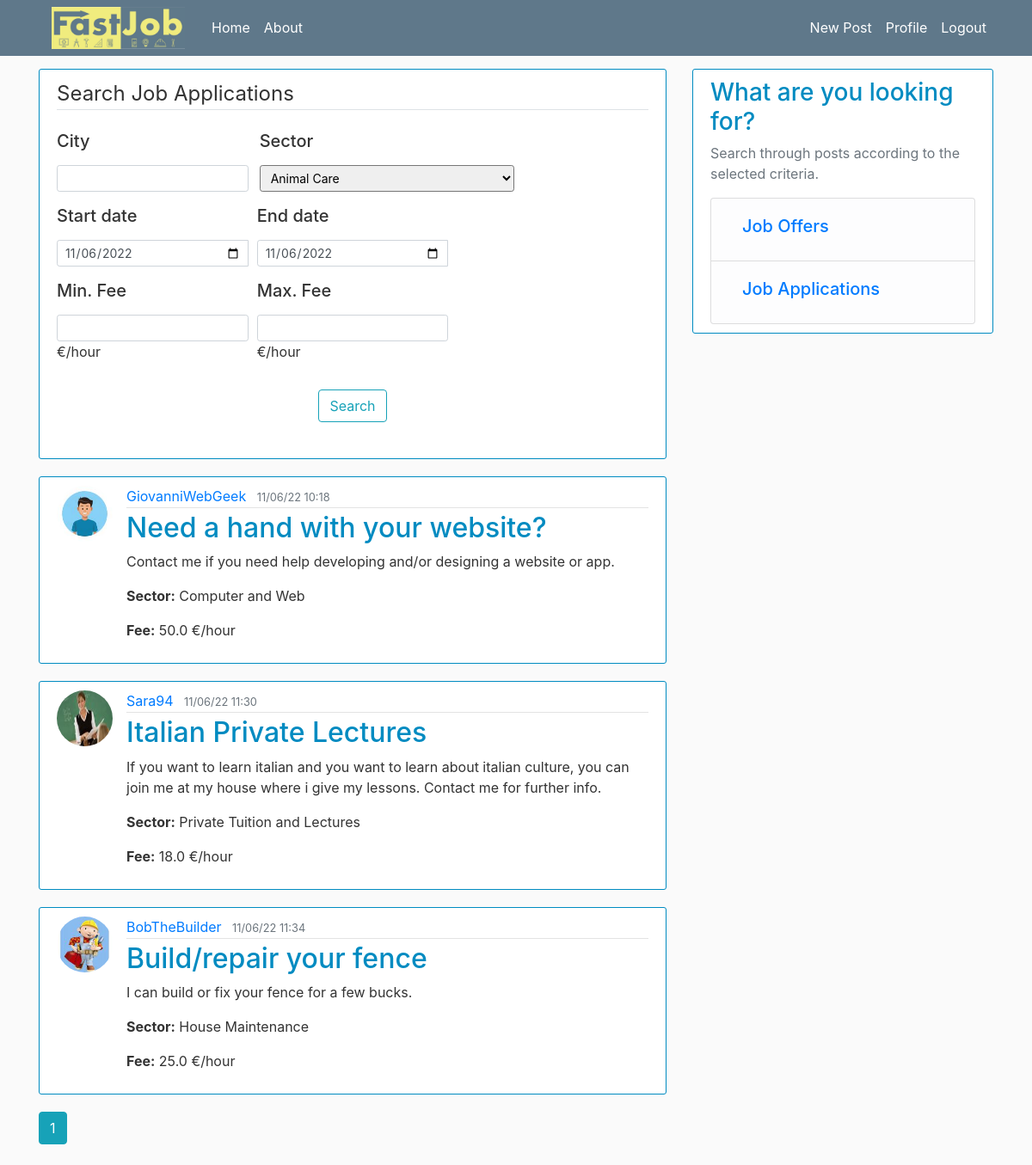
Screenshot of /applications (signed in) with the database file from the repository.
### fastjob/models.py (models this page shows, shortened)
class Post(db.Model):
    id = db.Column(db.Integer, primary_key=True)
    title = db.Column(db.String(100), nullable=False)
    date_posted = db.Column(db.DateTime, nullable=False, default=dt.utcnow)
    date_job = db.Column(db.Date, nullable=False, default=dt.utcnow)
    content = db.Column(db.Text, nullable=False)
    type = db.Column(db.String(20), nullable=False)
    sector = db.Column(db.String(20), nullable=False)
    price = db.Column(db.Float(12), nullable=False)
    city = db.Column(db.String(20), nullable=False)
    address = db.Column(db.String(100), nullable=False, default='')
    available = db.Column(db.Boolean, nullable=True, default=True)
    post_author_id = db.Column(db.Integer, db.ForeignKey("user.id"))
    post_author = db.relationship("User", back_populates="user_posts")
    post_bookings = db.relationship("Booking", back_populates="booking_post")
    post_comments = db.relationship('Comment', back_populates="comment_post")

class User(db.Model, UserMixin):
    id = db.Column(db.Integer, primary_key=True)
    username = db.Column(db.String(20), unique=True, nullable=False)
    name = db.Column(db.String(20), nullable=False)
    registration_date = db.Column(db.DateTime, nullable=False, default=dt.utcnow)
    email = db.Column(db.String(120), unique=True, nullable=False)
    password = db.Column(db.String(60), nullable=False)
    about_me = db.Column(db.Text, nullable=True)
    phone_num = db.Column(db.String(20), nullable=True)
    paypal_link = db.Column(db.String(40), nullable=True)
    image_file = db.Column(db.String(120), nullable=False, default='default.jpg')
    cv_file = db.Column(db.String(120), nullable=True)
    moderator = db.Column(db.Boolean, nullable=False, default=False)
    user_posts = db.relationship("Post", back_populates="post_author")
    user_bookings = db.relationship("Booking", back_populates="booking_author")
    user_comments = db.relationship('Comment', back_populates="comment_author")
    feedbacks_posted = db.relationship('Feedback', back_populates="feedback_author")
    feedbacks_received = db.relationship('Feedback', back_populates="feedback_receiver")
    """
    # DEPRECATED since v2.00 of 'itsdangerous' package
    def get_reset_token(self, expires_sec=1800):
    s = Serializer(current_app.config['SECRET_KEY'], expires_sec)
    return s.dumps({'user_id': self.id}).decode('utf-8')

    @staticmethod
    def verify_reset_token(token):
        s = Serializer(current_app.config['SECRET_KEY'])
        try:
            user_id = s.loads(token)['user_id']
        except:
            return None
        return User.query.get(user_id)
        """
    def get_reset_token(self, expiration=1800):
        reset_token = jwt.encode(
            {
                "confirm": self.id,
                "exp": datetime.datetime.now(tz=datetime.timezone.utc)
                       + datetime.timedelta(seconds=expiration)
            },
            current_app.config['SECRET_KEY'],
            algorithm="HS256"
        )
        return reset_token
    @staticmethod
    def verify_reset_token(self, token):
        try:
            data = jwt.decode(
                token,
                current_app.config['SECRET_KEY'],
                leeway=datetime.timedelta(seconds=10),
                algorithms=["HS256"]
            )
        except:
            return False
        if data.get('confirm') != self.id:
            return False
        self.confirmed = True
        db.session.add(self)
        return True

### fastjob/posts/routes.py (the view, shortened to what this page needs)
@posts.route("/applications", methods=['GET', 'POST'])
@login_required
def applications():
    form = SearchForm()
    page = request.args.get('page', 1, type=int)
    posts = Post.query.filter_by(type='application', available=True).paginate(page=page, per_page=5)
    form.start_datejob.data = datetime.utcnow()
    form.end_datejob.data = datetime.utcnow()
    return render_template('posts_applications.html', title='Job Applications', posts=posts, form=form)

### fastjob/models.py (called while the page is built)
@login_Manager.user_loader
def load_user(user_id):
    return User.query.get(int(user_id))

### fastjob/templates/posts_applications.html (shortened to what this page needs)
{% extends 'layout.html' %}
{% block content %}
    <div class="content-section">
            <form method="POST" action="">
                    <fieldset class="form-group">
                        <legend class="border-bottom mb-4">Search Job Applications</legend>
                        <div class="form-row">
                            <div class="form-group col-md-4">
                                <p class="h5">{{ form.city.label(class="form-control-label") }}</p>
                                {% if form.city.errors %}
                                    {{ form.city(class="form-control form-control-sm is-invalid") }}
                                    <div class="invalid-feedback">
                                        {% for error in form.city.errors %}
                                            <span>{{ error }}</span>
                                        {% endfor %}
                                    </div>
                                {% else %}
                                    {{ form.city(class="form-control form-control-sm") }}
                                {% endif %}
                            </div>
                            <div class="form-group col-md-4 pl-2">
                                <p class="h5">{{ form.sector.label(class="form-control-label") }}</p>
                                {% if form.sector.errors %}
                                {{ form.sector(class="form-check-sm is-invalid") }}
                                <div class="invalid-feedback">
                                    {% for error in form.sector.errors %}
                                        <span>{{ error }}</span>
                                    {% endfor %}
                                </div>
                                {% else %}
                                    {{ form.sector(class="form-control-sm") }}
                                {% endif %}
                            </div>
                        </div>
                        <div class="form-row">
                            <div class="form-group col-md-4">
                                <p class="h5">{{ form.start_datejob.label(class="form-control-label") }}</p>
                                {% if form.start_datejob.errors %}
                                    {{ form.start_datejob(class="form-control form-control-sm is-invalid") }}
                                    <div class="invalid-feedback">
                                        {% for error in form.start_datejob.errors %}
                                            <span>{{ error }}</span>
                                        {% endfor %}
                                    </div>
                                {% else %}
                                     <div class="input-group date" data-provide="datepicker">
                                        {{ form.start_datejob(class="form-control form-control-sm") }}
                                     </div>
                                {% endif %}
                            </div>
                            <div class="form-group col-md-4">
                                <p class="h5">{{ form.end_datejob.label(class="form-control-label") }}</p>
                                {% if form.end_datejob.errors %}
                                    {{ form.end_datejob(class="form-control form-control-sm is-invalid") }}
                                    <div class="invalid-feedback">
                                        {% for error in form.end_datejob.errors %}
                                            <span>{{ error }}</span>
                                        {% endfor %}
                                    </div>
                                {% else %}
                                     <div class="input-group date" data-provide="datepicker">
                                        {{ form.end_datejob(class="form-control form-control-sm") }}
                                     </div>
                                {% endif %}
                            </div>
                        </div>
                        <div class="form-row">
                            <div class="form-group col-md-4">
                                <p class="h5">{{ form.min_price.label(class="form-control-label") }}</p>
                                {% if form.min_price.errors %}
                                    {{ form.min_price(class="form-control form-control-sm is-invalid") }}
                                    <div class="invalid-feedback">
                                        {% for error in form.min_price.errors %}
                                            <span>{{ error }}</span>
                                        {% endfor %}
                                    </div>
                                {% else %}
                                    <p>{{ form.min_price(class="form-control form-control-sm") }} €/hour</p>
                                {% endif %}
                            </div>
                            <div class="form-group col-md-4">
                                <p class="h5">{{ form.max_price.label(class="form-control-label") }}</p>
                                {% if form.max_price.errors %}
                                    {{ form.max_price(class="form-control form-control-sm is-invalid") }}
                                    <div class="invalid-feedback">
                                        {% for error in form.max_price.errors %}
                                            <span>{{ error }}</span>
                                        {% endfor %}
                                    </div>
                                {% else %}
                                    <p>{{ form.max_price(class="form-control form-control-sm") }}€/hour</p>
                                {% endif %}
                            </div>
                        </div>
                        <div class="form-group">
                            <blockquote class="blockquote text-center">
                                <p>{{ form.submit(class="btn btn-outline-info") }}</p>
                            </blockquote>
                        </div>
                    </fieldset>
            </form>
    </div>
    {% if posts.total == 0 %}
        <blockquote class="blockquote text-center">
            <p> No posts have been found.</p>
        </blockquote>
    {% elif posts.total != 0 %}
        {% for post in posts.items %}
            <article class="media content-section">
                <img class="rounded-circle article-img" src="{{ url_for('static', filename='profile_pics/' + post.post_author.image_file) }}">
                <div class="media-body">
                    <div class="article-metadata">
                        <a class="mr-2" href="{{ url_for('users.user_posts', user_id=post.post_author.id) }}">{{ post.post_author.username }}</a>
                        <small class="text-muted">{{ post.date_posted.strftime("%x  %H:%M") }}</small>
                    </div>
                    <h2><a class="article-title" href="{{ url_for('posts.post', post_id=post.id) }}">{{ post.title }}</a></h2>
                    <p class="article-content">{{ post.content }}</p>
                    <p class="article-content"><span class="font-weight-bold">Sector:</span> {{ post.sector }}</p>
                    <p class="article-content"><span class="font-weight-bold">Fee:</span> {{ post.price }} €/hour</p>
            </div>
            </article>
        {% endfor %}
        {% for page_num in posts.iter_pages(left_edge=1, right_edge=1, left_current=1, right_current=2) %}
            {% if page_num %}
                {% if posts.page == page_num %}
                    <a class="btn btn-info mb-4" href="{{ url_for('posts.applications', page=page_num) }}">{{ page_num }}</a>
                {% else %}
                     <a class="btn btn-outline-info mb-4" href="{{ url_for('posts.applications', page=page_num) }}">{{ page_num }}</a>
                {% endif %}
            {% else %}
                ...
            {% endif %}
        {% endfor %}
    {% endif %}
{% endblock content %}

### fastjob/static/css/main.css (style rules this page uses)
body { background: #fafafa; color: #333333; margin-top: 5rem; }
h1, h2, h3, h4, h5, h6 { color: #008BC1; }
.content-section { background: #ffffff; padding: 10px 20px; border: 1px solid #008BC1; border-radius: 3px; margin-bottom: 20px; }
.article-title { color: #008BC1; }
.article-content { white-space: pre-line; }
.article-img { height: 65px; width: 65px; margin-right: 16px; }
.article-metadata { padding-bottom: 1px; margin-bottom: 4px; border-bottom: 1px solid #e3e3e3 }

### rows the page displays
Post: image_file (picture), post_author.username "GiovanniWebGeek", date_posted "11/06/22 10:18", title "Need a hand with your website?", content "Contact me if you need help developing and/or designing a website or app.", sector "Computer and Web", price "50.0"
Post: image_file (picture), post_author.username "Sara94", date_posted "11/06/22 11:30", title "Italian Private Lectures", content "If you want to learn italian and you want to learn about italian culture, you can join me at my house where i give my lessons. Contact me for further info.", sector "Private Tuition and Lectures", price "18.0"
Post: image_file (picture), post_author.username "BobTheBuilder", date_posted "11/06/22 11:34", title "Build/repair your fence", content "I can build or fix your fence for a few bucks.", sector "House Maintenance", price "25.0"

### other values shown
{{ page_num }} "1"
